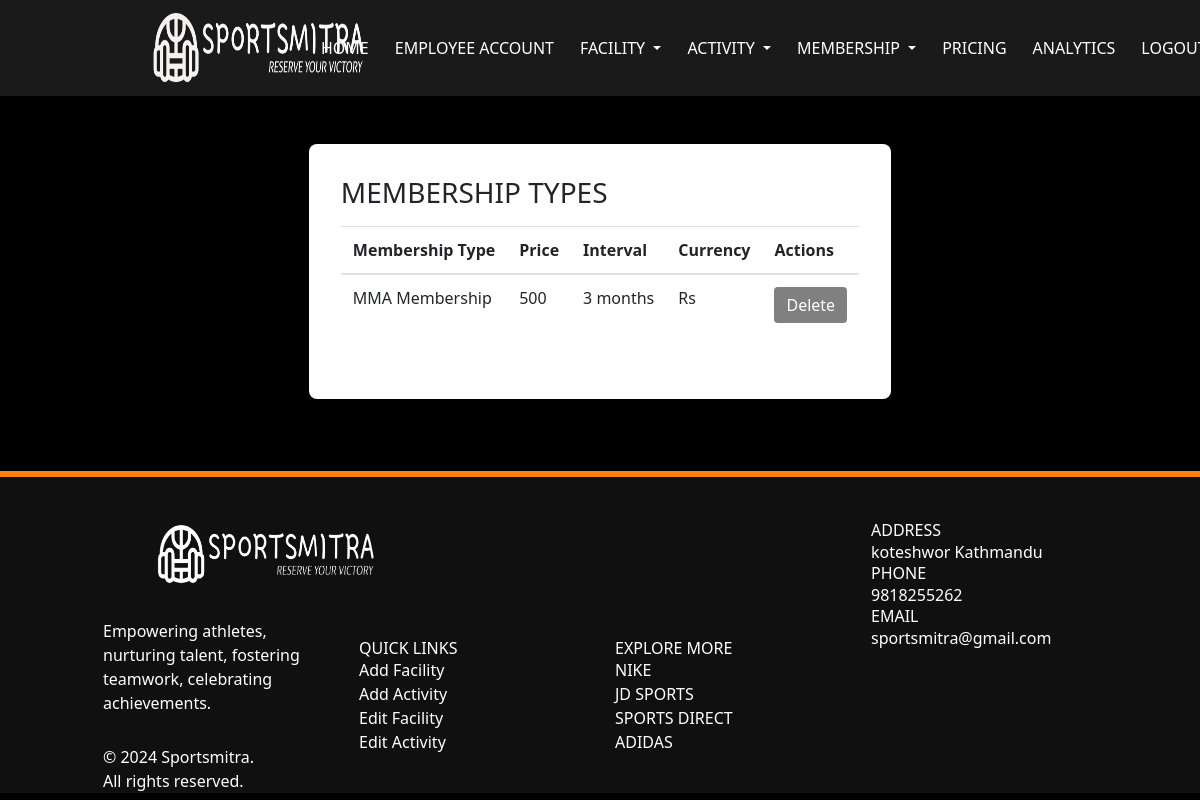
The page /mgr_edit_membership on the database its author committed.
### app/models.py (models this page shows, shortened)
class Membership(db.Model):
    id = db.Column(db.Integer, primary_key=True)
    name = db.Column(db.String(500), index=True)
    price = db.Column(db.Float)
    interval = db.Column(db.String(50))
    currency = db.Column(db.String(50))

### app/views.py (the view)
@app.route('/mgr_edit_membership')
def view_memberships():
    memberships = Membership.query.all()
    return render_template('view_memtype.html', memberships=memberships)

### app/templates/view_memtype.html (shortened to what this page needs)
<html>
    <head>
    <link href="../static/css/animate.css" rel="stylesheet">
    <link rel="stylesheet" href="../static/css/bootstrap.min.css" type="text/css">
    <link rel="stylesheet" type="text/css" href="../static/css/style.css">
    <link rel="stylesheet" href="https://cdn.jsdelivr.net/npm/tailwindcss@latest/dist/tailwind.min.css">
    </head>
    <body>
    <nav class="navbar navbar-expand-md navbar-dark">
      <div class="container">
        <a class="navbar-brand mr-auto" href="/"><img src="../static/images/nb.png" alt="Sportsmitra" class = "logo"/></a>
        <div class="collapse navbar-collapse" id="collapsibleNavbar">
          <ul class="navbar-nav ml-auto">
            <li class="nav-item"> <a class="nav-link" href="/mgr_homepage">HOME</a> </li>
          <li class="nav-item"> <a class="nav-link" href="/create_emp">EMPLOYEE ACCOUNT</a> </li>
          <li class="nav-item dropdown">
            <a
              class="nav-link dropdown-toggle"
              href="#"
              id="navbarDropdown"
              role="button"
              data-toggle="dropdown"
              aria-haspopup="true"
              aria-expanded="false"
            >
              FACILITY
            </a>
          </li>
          <li class="nav-item dropdown">
            <a
              class="nav-link dropdown-toggle"
              href="#"
              id="navbarDropdown"
              role="button"
              data-toggle="dropdown"
              aria-haspopup="true"
              aria-expanded="false"
            >
              ACTIVITY
            </a>
          </li>
          <li class="nav-item dropdown">
            <a
              class="nav-link dropdown-toggle"
              href="#"
              id="navbarDropdown"
              role="button"
              data-toggle="dropdown"
              aria-haspopup="true"
              aria-expanded="false"
            >
              MEMBERSHIP
            </a>
          </li>
          <li class="nav-item"> <a class="nav-link" href="/pricing">PRICING</a> </li>
          <li class="nav-item"> <a class="nav-link" href="/analytics">ANALYTICS</a> </li>
          <li class="nav-item">
            <a class="nav-link" href="#" id="logout">Logout</a>
          </li>
          </ul>
        </div>
      </div>
    </nav>
    <br>
    <br>
         {% if memberships
        %}
        <div class="w-full flex items-center justify-center px-4">
          <div class="max-w-screen-xl">
            <div class="bg-white p-8 rounded-lg shadow-lg">
              <b><h1 class="h3 mb-3 font-weight-normal">MEMBERSHIP TYPES</h1></b>
              <div class="table-responsive">
                <table class="table table-hover w-full">
                  <thead>
                    <tr>
                        <th>Membership Type</th>
                        <th>Price</th>
                        <th>Interval</th>
                        <th>Currency</th>
                        <th>Actions</th>
                    </tr>
                  </thead>
                  <tbody>
                    {% for membership_type in memberships %}
                    <tr>
                        <td>{{ membership_type.name }}</td>
                        <td>{{ '%d' | format(membership_type.price) }}</td>
                        <td>{{ membership_type.interval }}</td>
                        <td>{{ membership_type.currency }}</td>
                        <td>
                          <form id="deleteForm" action="{{ url_for('delete_membership', membership_id=membership_type.id) }}" method="POST">
                            <button type="button" class="btn btn-custom" id="deleteButton">
                              Delete
                            </button>
                          </form>
                        </td>
                    </tr>
                    {% endfor %}
                  </tbody>
                </table>
              </div>
            </div>
          </div>
        </div>
        {% endif %}
  <br>
  <br>
  <br>
   <footer class="container-fluid">
    <div class="container">
      <div class="row">
        <div class="col-md-3 footer1 d-flex wow bounceInLeft" data-wow-delay=".25s">
          <div class="d-flex flex-wrap align-content-center"> <a href="#"><br><br><img src="../static/images/fnb.png" alt="logo" class = "logo"></a>
            <p>Empowering athletes, nurturing talent, fostering
              teamwork, celebrating <br>
              achievements.</p>
              <p>&copy; 2024 Sportsmitra. <br>All rights reserved.<br> </p>
          </div>
        </div>
        <div class="col-md-3 footer2 wow bounceInUp" data-wow-delay=".25s" id="contact">
          <br>
          <br>
          <br>
          <br>
          <br>
          <br>
          <br>
          <h5>QUICK LINKS</h5>
          <a href = "/create_facility">Add Facility</a><br>
          <a href = "/create_activity">Add Activity</a><br>
          <a href = "/update_facility">Edit Facility</a><br>
          <a href = "/update_Activity">Edit Activity</a><br>
        </div>
        <div class="col-md-3 footer2 wow bounceInUp" data-wow-delay=".25s" id="contact">
          <br>
          <br>
          <br>
          <br>
          <br>
          <br>
          <br>
          <h5>EXPLORE MORE</h5>
          <a href="https://www.nike.com">
            NIKE
          </a><br>
          <a href="https://www.jdsports.com">
            JD SPORTS
          </a><br>
          <a href = "https://www.sportsdirect.com">
            SPORTS DIRECT
          </a><br>
          <a href = "https://www.adidas.co.uk">
            ADIDAS
          </a><br>
        </div>
        <div class="col-md-3 footer3 wow bounceInRight" data-wow-delay=".25s">
          <h5>ADDRESS</h5>
          <p>koteshwor Kathmandu</p>
          <h5>PHONE</h5>
          <p>9818255262</p>
          <h5>EMAIL</h5>
          <p>sportsmitra@gmail.com</p>
        </div>
      </div>
    </div>
  </footer>
  </body>
</html>

### app/static/css/style.css (style rules this page uses)
body { font-family: "Lato", sans-serif; overflow: hidden; overflow-y: scroll; background-color: #000; }
body nav { background: rgba(255, 255, 255, 0.1); }
body nav .navbar-nav a { font-size: 16px; text-transform: uppercase; color: #fff !important; transition: all 0.3s; -webkit-transition: all 0.3s; -ms-transition: all 0.3s; -o-transition: all 0.3s; }
a, a:hover { color: #ff8013; }
footer { background: #101011; color: #fff; }
footer .footer1 p { margin-top: 30px; }
footer .footer3 { padding-top: 50px; }
footer::before { content: ""; position: absolute; border: 3px solid #ff8013; width: 100%; left: 0; }
.logo { height: 70px; width: auto; margin-left: 50px; margin-right: 50px; }
.btn-custom { background-color: grey; color: white; border: none; }
.nav-item { flex: 0 0 auto; margin-right: 10px; }

### rows shown on the page
Membership: name "MMA Membership", price "500", interval "3 months", currency "Rs"
